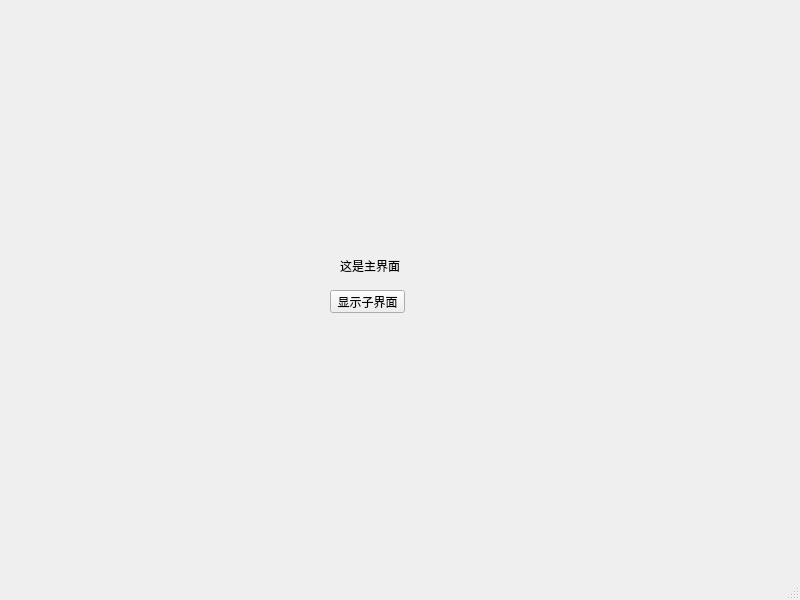
<?xml version="1.0" encoding="UTF-8"?>
<ui version="4.0">
 <class>MainWindow</class>
 <widget class="QMainWindow" name="MainWindow">
  <property name="geometry">
   <rect>
    <x>0</x>
    <y>0</y>
    <width>800</width>
    <height>600</height>
   </rect>
  </property>
  <property name="windowTitle">
   <string>MainWindow</string>
  </property>
  <widget class="QWidget" name="centralwidget">
   <widget class="QLabel" name="label">
    <property name="geometry">
     <rect>
      <x>340</x>
      <y>220</y>
      <width>161</width>
      <height>91</height>
     </rect>
    </property>
    <property name="text">
     <string>这是主界面</string>
    </property>
   </widget>
   <widget class="QPushButton" name="showChildButton">
    <property name="geometry">
     <rect>
      <x>330</x>
      <y>290</y>
      <width>75</width>
      <height>23</height>
     </rect>
    </property>
    <property name="text">
     <string>显示子界面</string>
    </property>
   </widget>
  </widget>
  <widget class="QMenuBar" name="menubar">
   <property name="geometry">
    <rect>
     <x>0</x>
     <y>0</y>
     <width>800</width>
     <height>21</height>
    </rect>
   </property>
  </widget>
  <widget class="QStatusBar" name="statusbar"/>
 </widget>
 <resources/>
 <connections/>
</ui>
